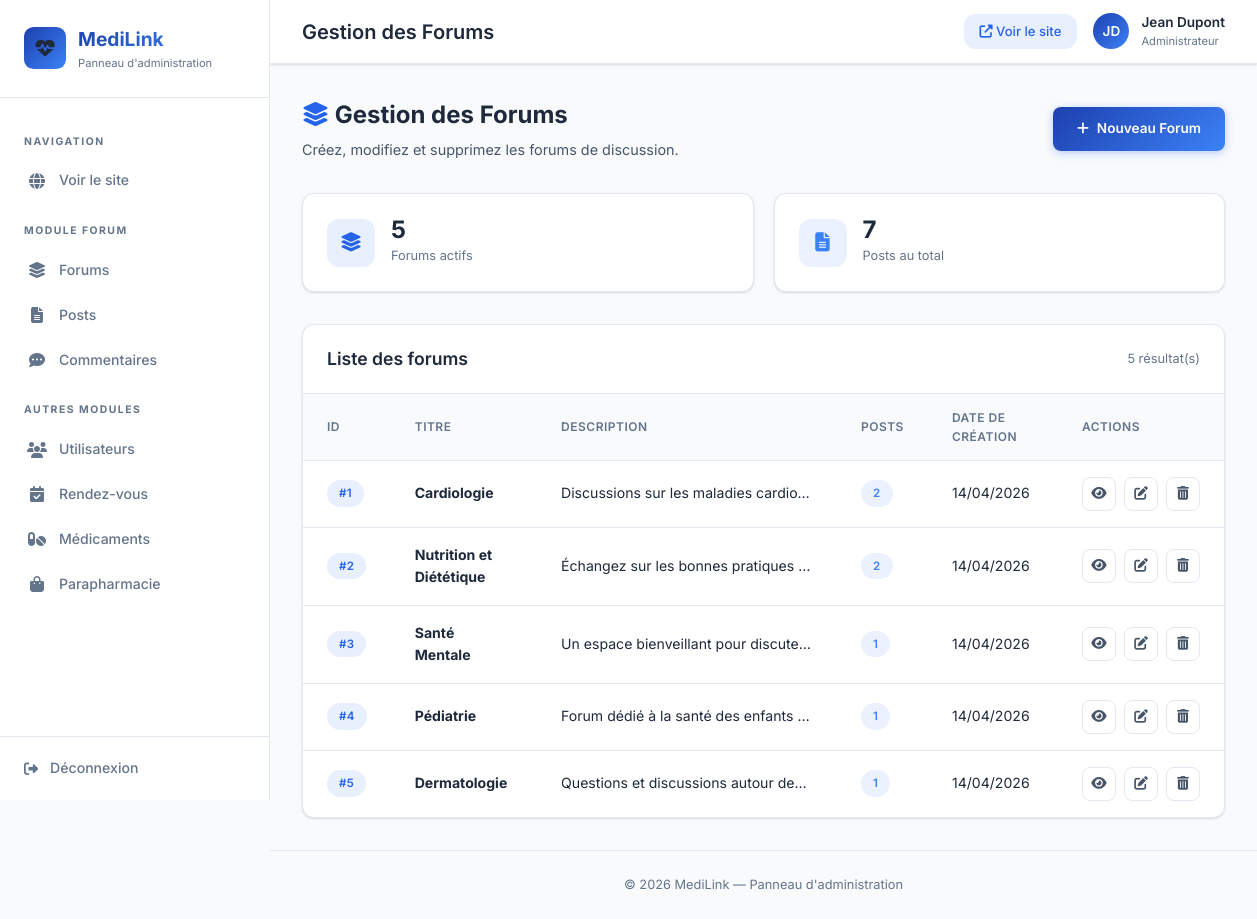
The app's page /index.php?controller=forum&action=adminList with its own data.
### tables this page shows
CREATE TABLE IF NOT EXISTS forum (
    id_forum INT AUTO_INCREMENT PRIMARY KEY,
    titre VARCHAR(200) NOT NULL,
    description TEXT,
    created_at DATETIME DEFAULT CURRENT_TIMESTAMP
);

### Controller/ForumController.php (called while the page is built, shortened)
<?php
class ForumController {
    public function adminList(): void {
        $forums = Forum::readAll();
        require __DIR__ . '/../View/back_office/forum/list.php';
    }
}

### Model/Forum.php (called while the page is built, shortened)
<?php
class Forum {
    public static function readAll(): array {
        $pdo = Database::getConnection();
        $stmt = $pdo->query("SELECT f.*, (SELECT COUNT(*) FROM post p WHERE p.id_forum = f.id_forum) AS nb_posts FROM forum f ORDER BY f.created_at DESC");
        return $stmt->fetchAll();
    }
}

### View/back_office/forum/list.php (the view, shortened to what this page needs)
<?php
require __DIR__ . '/../../layout/back_header.php';
?>
<div class="admin-page-header">
    <div>
        <h2><i class="fas fa-layer-group" style="color: var(--admin-accent);"></i> Gestion des Forums</h2>
        <p>Créez, modifiez et supprimez les forums de discussion.</p>
    </div>
    <a href="index.php?controller=forum&action=create" class="admin-btn admin-btn-primary">
        <i class="fas fa-plus"></i> Nouveau Forum
    </a>
</div>
<div class="stats-grid">
    <div class="stat-card">
        <div class="stat-icon purple"><i class="fas fa-layer-group"></i></div>
        <div class="stat-info">
            <h3><?= count($forums) ?></h3>
            <p>Forums actifs</p>
        </div>
    </div>
    <div class="stat-card">
        <div class="stat-icon blue"><i class="fas fa-file-alt"></i></div>
        <div class="stat-info">
            <h3><?= array_sum(array_column($forums, 'nb_posts')) ?></h3>
            <p>Posts au total</p>
        </div>
    </div>
</div>
<div class="table-card">
    <div class="table-header">
        <h3>Liste des forums</h3>
        <span style="font-size: 0.8rem; color: var(--admin-text-muted);"><?= count($forums) ?> résultat(s)</span>
    </div>
    <?php if (!empty($forums)): ?>
        <table class="admin-table">
            <thead>
                <tr>
                    <th>ID</th>
                    <th>Titre</th>
                    <th>Description</th>
                    <th>Posts</th>
                    <th>Date de création</th>
                    <th>Actions</th>
                </tr>
            </thead>
            <tbody>
                <?php foreach ($forums as $f): ?>
                    <tr>
                        <td><span class="badge badge-purple">#<?= $f['id_forum'] ?></span></td>
                        <td><strong><?= htmlspecialchars($f['titre']) ?></strong></td>
                        <td class="table-text-truncate"><?= htmlspecialchars($f['description'] ?? '—') ?></td>
                        <td><span class="badge badge-blue"><?= (int)($f['nb_posts'] ?? 0) ?></span></td>
                        <td><?= date('d/m/Y', strtotime($f['created_at'])) ?></td>
                        <td>
                            <div class="action-buttons">
                                <a href="index.php?controller=forum&action=show&id=<?= $f['id_forum'] ?>" class="btn-action" title="Voir">
                                    <i class="fas fa-eye"></i>
                                </a>
                                <a href="index.php?controller=forum&action=edit&id=<?= $f['id_forum'] ?>" class="btn-action" title="Modifier">
                                    <i class="fas fa-edit"></i>
                                </a>
                                <button class="btn-action delete" title="Supprimer"
                                    onclick="confirmDelete('index.php?controller=forum&action=delete&id=<?= $f['id_forum'] ?>', 'le forum « <?= htmlspecialchars(addslashes($f['titre'])) ?> »')">
                                    <i class="fas fa-trash-alt"></i>
                                </button>
                            </div>
                        </td>
                    </tr>
                <?php endforeach; ?>
            </tbody>
        </table>
    <?php endif; ?>
</div>
<?php require __DIR__ . '/../../layout/back_footer.php'; ?>

### public/css/admin.css (style rules this page uses)
:root { --admin-bg: #f8fafc; --admin-sidebar: #ffffff; --admin-sidebar-hover: #eff6ff; --admin-card: #ffffff; --admin-border: #e2e8f0; --admin-text: #1e293b; --admin-text-secondary: #475569; --admin-text-muted: #64748b; --admin-accent: #2563eb; --admin-accent-light: rgba(37, 99, 235, 0.1); --admin-blue: #3b82f6; --admin-green: #22c55e; --admin-red: #ef4444; --admin-orange: #f97316; --admin-teal: #14b8a6; --admin-gradient: linear-gradient(135deg, #1e40af, #3b82f6); --admin-shadow: 0 1px 3px rgba(0, 0, 0, 0.08), 0 1px 2px rgba(0, 0, 0, 0.06); --admin-shadow-lg: 0 10px 25px rgba(0, 0, 0, 0.08); --admin-radius: 0.75rem; --admin-transition: all 0.25s ease; }
*, *::before, *::after { margin: 0; padding: 0; box-sizing: border-box; }
body.admin-body { font-family: 'Inter', sans-serif; background: var(--admin-bg); color: var(--admin-text); line-height: 1.6; min-height: 100vh; display: flex; }
a { text-decoration: none; }
.admin-page-header { display: flex; align-items: center; justify-content: space-between; margin-bottom: 2rem; flex-wrap: wrap; gap: 1rem; }
.admin-page-header h2 { font-size: 1.5rem; font-weight: 700; color: var(--admin-text); }
.admin-page-header p { font-size: 0.9rem; color: var(--admin-text-secondary); margin-top: 0.25rem; }
.stats-grid { display: grid; grid-template-columns: repeat(auto-fit, minmax(240px, 1fr)); gap: 1.25rem; margin-bottom: 2rem; }
.stat-card { background: var(--admin-card); border: 1px solid var(--admin-border); border-radius: var(--admin-radius); padding: 1.5rem; display: flex; align-items: center; gap: 1rem; box-shadow: var(--admin-shadow); transition: var(--admin-transition); }
.stat-icon { width: 48px; height: 48px; border-radius: var(--admin-radius); display: flex; align-items: center; justify-content: center; font-size: 1.2rem; flex-shrink: 0; }
.stat-icon.purple { background: rgba(37, 99, 235, 0.1); color: var(--admin-accent); }
.stat-icon.blue { background: rgba(59, 130, 246, 0.1); color: var(--admin-blue); }
.stat-info h3 { font-size: 1.5rem; font-weight: 700; color: var(--admin-text); line-height: 1; }
.stat-info p { font-size: 0.8rem; color: var(--admin-text-muted); margin-top: 0.25rem; }
.table-card { background: var(--admin-card); border: 1px solid var(--admin-border); border-radius: var(--admin-radius); box-shadow: var(--admin-shadow); overflow: hidden; }
.table-header { display: flex; align-items: center; justify-content: space-between; padding: 1.25rem 1.5rem; border-bottom: 1px solid var(--admin-border); }
.table-header h3 { font-size: 1.1rem; font-weight: 600; color: var(--admin-text); }
.admin-table { width: 100%; border-collapse: collapse; }
.admin-table thead { background: #f8fafc; }
.admin-table th { padding: 0.85rem 1.5rem; text-align: left; font-weight: 600; font-size: 0.75rem; text-transform: uppercase; letter-spacing: 0.5px; color: var(--admin-text-muted); border-bottom: 1px solid var(--admin-border); }
.admin-table td { padding: 1rem 1.5rem; font-size: 0.88rem; color: var(--admin-text); border-bottom: 1px solid var(--admin-border); vertical-align: middle; }
.admin-table tbody tr { transition: var(--admin-transition); }
.admin-table tbody tr:last-child td { border-bottom: none; }
.table-text-truncate { max-width: 300px; overflow: hidden; text-overflow: ellipsis; white-space: nowrap; }
.badge { display: inline-block; padding: 0.25rem 0.75rem; border-radius: 100px; font-size: 0.72rem; font-weight: 600; text-transform: uppercase; letter-spacing: 0.3px; }
.badge-purple { background: rgba(37, 99, 235, 0.1); color: var(--admin-accent); }
.badge-blue { background: rgba(59, 130, 246, 0.1); color: var(--admin-blue); }
.action-buttons { display: flex; align-items: center; gap: 0.5rem; }
.btn-action { display: inline-flex; align-items: center; justify-content: center; width: 34px; height: 34px; border: 1px solid var(--admin-border); border-radius: 0.5rem; background: var(--admin-card); color: var(--admin-text-secondary); font-size: 0.85rem; cursor: pointer; transition: var(--admin-transition); }
.admin-btn { display: inline-flex; align-items: center; justify-content: center; gap: 0.5rem; padding: 0.7rem 1.5rem; border: none; border-radius: 0.5rem; font-family: 'Inter', sans-serif; font-size: 0.85rem; font-weight: 600; cursor: pointer; transition: var(--admin-transition); text-decoration: none; }
.admin-btn-primary { background: var(--admin-gradient); color: #fff; box-shadow: 0 2px 8px rgba(37, 99, 235, 0.3); }

### records on screen
forum: id_forum "1", titre "Cardiologie", description "Discussions sur les maladies cardio…", nb_posts "2", created_at "14/04/2026"
forum: id_forum "2", titre "Nutrition et Diététique", description "Échangez sur les bonnes pratiques…", nb_posts "2", created_at "14/04/2026"
forum: id_forum "3", titre "Santé Mentale", description "Un espace bienveillant pour discute…", nb_posts "1", created_at "14/04/2026"
forum: id_forum "4", titre "Pédiatrie", description "Forum dédié à la santé des enfants…", nb_posts "1", created_at "14/04/2026"
forum: id_forum "5", titre "Dermatologie", description "Questions et discussions autour de…", nb_posts "1", created_at "14/04/2026"

### other values on screen
$pageTitle "Gestion des Forums"
count($forums) "5"
array_sum(array_column($forums, 'nb_posts')) "7"
